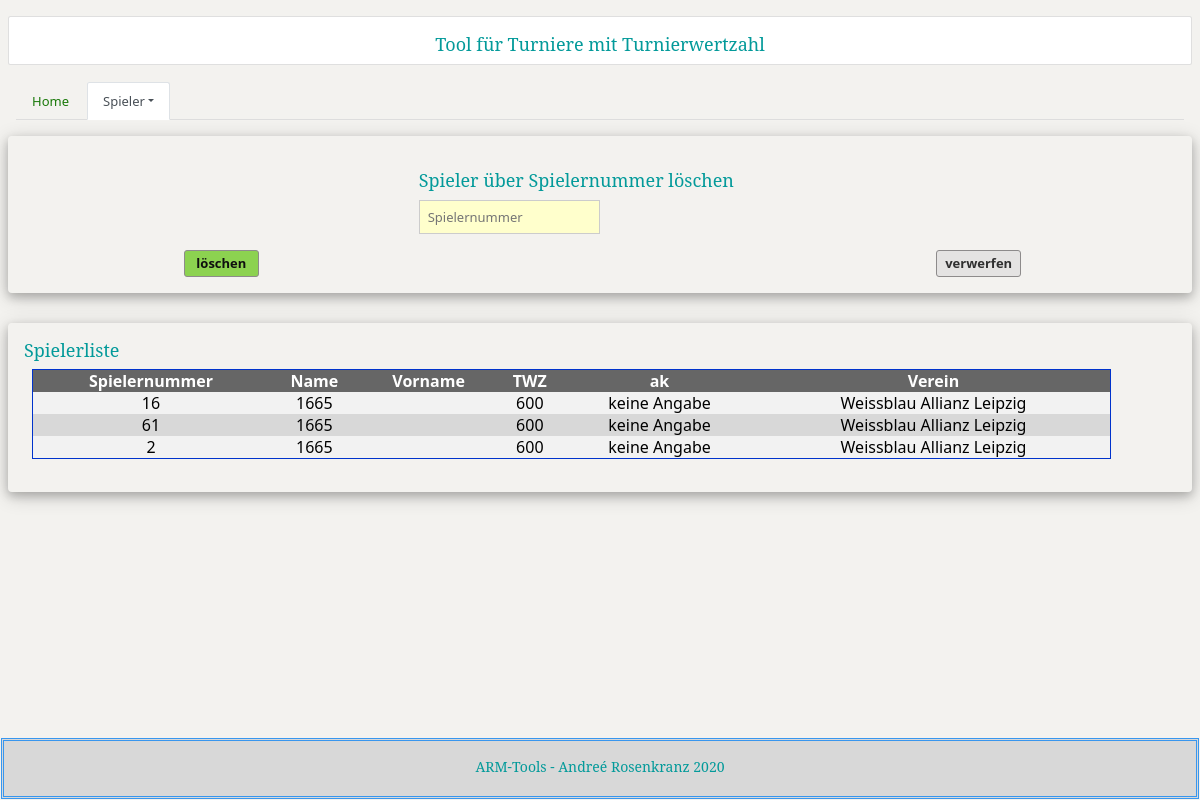
The page /spielerloeschen.html on the database its author committed.
### tables this page shows
CREATE TABLE spieler (
	id INTEGER NOT NULL, 
	name TEXT, 
	vorname TEXT, 
	aktiv TEXT, 
	spielernummer TEXT, 
	datumab TEXT, 
	ak TEXT, 
	verein TEXT, 
	email TEXT, 
	mobil TEXT, 
	geburtsdatum TEXT, 
	uwgprivat TEXT, 
	letztergegner TEXT, 
	vorletztergegner TEXT, 
	drittletztergegner TEXT, 
	partienmitw TEXT, 
	partienmits TEXT, 
	patienspielfrei TEXT, 
	PRIMARY KEY (id)
);

CREATE TABLE wertzahl (
	id INTEGER NOT NULL, 
	spielernummer TEXT, 
	wertzahl TEXT, 
	PRIMARY KEY (id)
);

### TWZ_Tool.py (the view)
@app.route('/spielerloeschen.html', methods=['GET', 'POST'])
def spielerloeschen():
    spieler_mod.spielerloeschen()
    var_version_titel = setting.Version_Titel
    var_version_program = setting.Version_Program
    engine = create_engine('sqlite:///daten/spieler.db')
    message = engine.execute("SELECT spieler.spielernummer, spieler.name, spieler.vorname,  wertzahl.wertzahl, spieler.ak, spieler.verein FROM spieler INNER JOIN wertzahl ON spieler.spielernummer=wertzahl.spielernummer")
    return render_template('/spielerloeschen.html', v_version_program=var_version_program, v_version_titel=var_version_titel, tabelle=message)

### templates/spielerloeschen.html (shortened to what this page needs)
﻿<!DOCTYPE html>
<html>
<head>
<link rel="stylesheet" href="../static/w3.css">
<link rel="stylesheet" href="../static/bootstrap.min.css">
<link rel="stylesheet" href="../static/dna-theme.css">
<link rel="stylesheet" href="../static/format.css">
</head>
<body>
    <div class="w3-row-padding">
        <header class="card">
            <center><h3>{{v_version_program}}</h3></center>
        </header>
    </div>
    <br>
    <div class="w3-container">
        <ul class="nav nav-tabs">
            <li class="nav-item">
                <a class="nav-link" href="/">Home</a>
            </li>
            <li class="nav-item dropdown">
                <a class="nav-link dropdown-toggle active" data-toggle="dropdown" href="#" role="button" aria-haspopup="true" aria-expanded="false">Spieler</a>
            </li>
        </ul>
    </div>
    <br>
    <div class="w3-row-padding">
        <form action="http://localhost:17102/spielerloeschen.html" class="w3-container w3-card-4 w3-round" , method="POST">
            <div class="w3-row-padding">
                <div class="w3-third">
                </div>
                <div class="w3-third">
                    <br>
                    <h3>Spieler über Spielernummer löschen</h3>
                    <input class="w3-col l12 w3-input w3-border w3-pale-yellow" type="text" name="form_spielernummer" , placeholder="Spielernummer" required style="width:50%" maxlength="5">
                    <br>
                </div>
                <br>
                <div class="w3-third">
                </div>
            </div>
            <br>
            <div class="w3-row-padding">
                <div class="w3-third">
                    <center>
                        <input type="submit" button class="btn btn-primary" value="&nbsp;löschen&nbsp;" href="/">
                    </center>
                    <br>
                </div>
                <div class="w3-third">&NonBreakingSpace;</div>
                <div class="w3-third">
                    <center>
                        <input type="reset" button class="btn btn-default" value="verwerfen">
                    </center>
                </div>
                <br>
            </div>
    </div>
    <br>
    <div class="w3-row-padding">
        <form class="w3-container w3-card-4 w3-round">
            <h3>Spielerliste</h3>
            <div class="w3-row-padding">
                <table>
                    <tr>
                        <th>Spielernummer</th>
                        <th>Name</th>
                        <th>Vorname</th>
                        <th>TWZ</th>
                        <th>ak</th>
                        <th>Verein</th>
                    </tr>
                    {% for zeile in tabelle %}
                    <tr>
                        {% for zelle in zeile %}
                        <td>{{ zelle }}</td>
                        {% endfor %}
                    </tr>
                    {% endfor %}
                </table>
                <br><br>
            </div>
        </form>
        <br>
        <br>
        <br>
        <br>
        <br>
        <div id="footer">
            <p><center><H5>ARM-Tools - Andreé Rosenkranz 2020</H5></center></p>
        </div>
    </div>
</body>
</html>

### static/w3.css (style rules this page uses)
*,*:before,*:after { box-sizing:inherit }
html { -ms-text-size-adjust:100%;-webkit-text-size-adjust:100% }
body { margin:0 }
article,aside,details,figcaption,figure,footer,header,main,menu,nav,section { display:block }
a { background-color:transparent }
button,input,select,textarea,optgroup { font:inherit;margin:0 }
button,input { overflow:visible }
button,[type=button],[type=reset],[type=submit] { -webkit-appearance:button }
html,body { font-family:Verdana,sans-serif;font-size:15px;line-height:1.5 }
html { overflow-x:hidden }
h3 { font-size:24px }
h5 { font-size:18px }
h1,h2,h3,h4,h5,h6 { font-family:"Segoe UI",Arial,sans-serif;font-weight:400;margin:10px 0 }
a { color:inherit }
.w3-input { padding:8px;display:block;border:none;border-bottom:1px solid #ccc;width:100% }
.w3-container:after,.w3-container:before,.w3-panel:after,.w3-panel:before,.w3-row:after,.w3-row:before,.w3-row-padding:after,.w3-row-padding:before, .w3-cell-row:before,.w3-cell-row:after,.w3-clear:after,.w3-clear:before,.w3-bar:before,.w3-bar:after { content:"";display:table;clear:both }
.w3-col,.w3-half,.w3-third,.w3-twothird,.w3-threequarter,.w3-quarter { float:left;width:100% }
@media (min-width:601px) { .w3-col.m4,.w3-third { width:33.33333% } }
@media (min-width:993px) { .w3-col.l12 { width:99.99999% } }
.w3-round,.w3-round-medium { border-radius:4px }
.w3-row-padding,.w3-row-padding>.w3-half,.w3-row-padding>.w3-third,.w3-row-padding>.w3-twothird,.w3-row-padding>.w3-threequarter,.w3-row-padding>.w3-quarter,.w3-row-padding>.w3-col { padding:0 8px }
.w3-container,.w3-panel { padding:0.01em 16px }
.w3-card-4,.w3-hover-shadow:hover { box-shadow:0 4px 10px 0 rgba(0,0,0,0.2),0 4px 20px 0 rgba(0,0,0,0.19) }
.w3-border { border:1px solid #ccc!important }
.w3-pale-yellow,.w3-hover-pale-yellow:hover { color:#000!important;background-color:#ffffcc!important }

### static/format.css (style rules this page uses)
table { width: 95%; background-color: #FFFFFF; border-style:solid; border-width: 1px; padding: 1px; border-color: #0033CC; text-align: center; }
td { text-align: center; }
th { background-color: #666; text-align: center; color: #FFFFFF; }
tr { background-color: #F2F2F2; text-align: center; color: #000; }
tr:nth-child(odd) { background-color: #D8D8D8; }
#footer { position: fixed; padding: 10px; border-color: #3896EE; border-style: double; background: #D8D8D8; bottom: 1px; left: 1px; right: 1px; font-size: 15px; }
#footer p { margin: 1px; float: right; }

### rows shown on the page
spieler: spielernummer "16", name "1665", ak "keine Angabe", verein "Weissblau Allianz Leipzig"
wertzahl: wertzahl "600"
spieler: spielernummer "61", name "1665", ak "keine Angabe", verein "Weissblau Allianz Leipzig"
wertzahl: wertzahl "600"
spieler: zeile "2", name "1665", ak "keine Angabe", verein "Weissblau Allianz Leipzig"
wertzahl: wertzahl "600"

### other values the page prints
{{ v_version_program }} "Tool für Turniere mit Turnierwertzahl"
